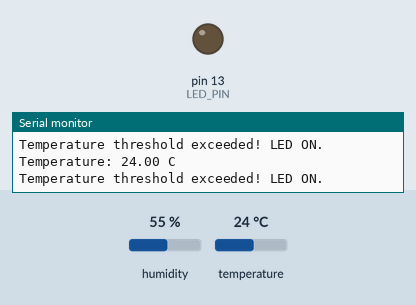
Bench run of a sketch on a simulated Arduino Uno, built with avr-gcc and run on an emulated ATmega328P. Parts: output pins drawn as LEDs (lit = HIGH), the last lines printed to the serial monitor. The test bench sets the inputs (shaded band); at power-on: temperature 24 °C, humidity 55 %.

Above: at 4.8 s.
4.9 s: temperature set to 22 °C
7.9 s: temperature set to 19 °C
At 9.0 s:
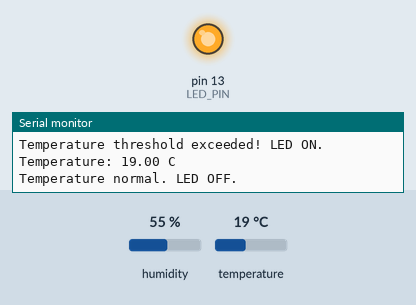
10.9 s: temperature set to 28 °C
At 12.7 s:
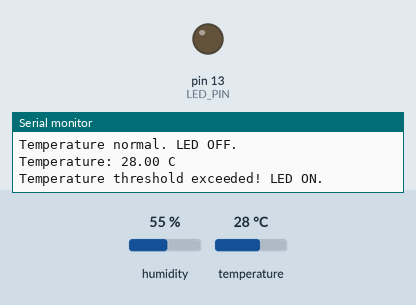
13.9 s: temperature set to 12 °C
At 15.1 s:
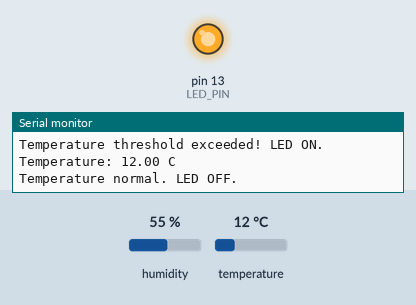
Timing chart, 0 to 16.9 s (numbered marks = the images above; inputs shaded):
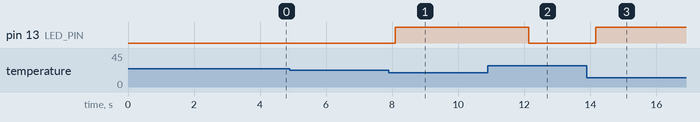

The sketch:

temprature.ino
```cpp
#include <DHT.h>

#define DHTPIN 4        // Pin where the DHT11 data is connected
#define DHTTYPE DHT11     // Define the sensor type (DHT11 or DHT22)
#define LED_PIN 13        // Pin where the LED is connected

DHT dht(DHTPIN, DHTTYPE); // Initialize DHT sensor
float thresholdTemp = 20.0; // Set your temperature threshold in Celsius

void setup() {
    Serial.begin(9600);
    dht.begin();
    pinMode(LED_PIN, OUTPUT);
}

void loop() {
  delay(2000);

    // Read temperature in Celsius
    float temperature = dht.readTemperature();

    // Check if the reading failed
    if (isnan(temperature)) {
        Serial.println("Failed to read from DHT sensor!");
        return;
    }

    // Print the temperature to the Serial Monitor
    Serial.print("Temperature: ");
    Serial.print(temperature);
    Serial.println(" C");

    // If temperature exceeds threshold, turn on LED
    if (temperature > thresholdTemp) {
        digitalWrite(LED_PIN, LOW); // Turn LED on
        Serial.println("Temperature threshold exceeded! LED ON.");
    } else {
        digitalWrite(LED_PIN, HIGH); // Turn LED off
        Serial.println("Temperature normal. LED OFF.");
    }
}
```

Measured:
- the behaviour switches between 21 and 20 °C on temperature (found by bisection; images 0 and 1)
- after the input at 7.9 s, pin 13 (LED_PIN): LOW → HIGH after 0.20 s
- after the input at 10.9 s, pin 13 (LED_PIN): HIGH → LOW after 1.2 s
- after the input at 13.9 s, pin 13 (LED_PIN): LOW → HIGH after 0.27 s
